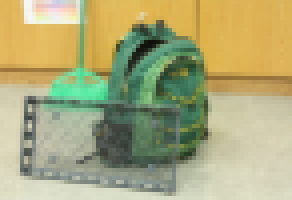
#> input picture znccPython/file0.png, 73 x 50 px, found by its file name (shown 4 times larger)
$ jupyter execute --allow-errors zncc.ipynb
#> lines starting #> are read from the running program, lines starting #| are printed output that depends on the picture
[cell 1]
import cv2

# Load an image from file
image = cv2.imread("/Users/abdurrehman/C++Prac/Zero-mean-Normalized-Cross-Correlation-Algorithm/images_smallest/file0.png", cv2.IMREAD_GRAYSCALE)
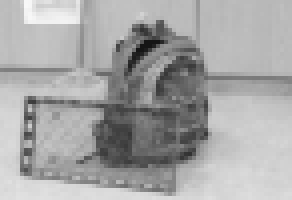
#> image: shape (50, 73) (shown 4 times larger); min 21, max 248, mean 166.2
# cv2.imshow("Image", image)
# # Wait for a key press and close the window when any key is pressed
# cv2.waitKey(0)
# cv2.destroyAllWindows()


def template_image(image, window_size):
#> called with window_size = 3
    averaged_image = image;
    for j in range(len(image) - window_size + 1):
        for i in range(len(image[0]) - window_size + 1):
            window_average = 0
            for win_y in range(window_size):
                for win_x in range(window_size):
                    window_average += image[win_y + j][win_x + i]
            window_average /= window_size * window_size
            for win_y in range(window_size):
                    for win_x in range(window_size):
                        if(win_x == 1 and win_y == 1):
                            averaged_image[win_y + j][win_x + i] -= window_average
#> this loop made 48 passes
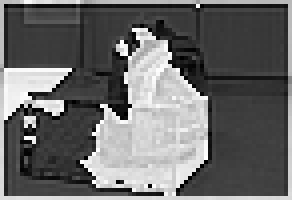
#> averaged_image: shape (50, 73) (shown 4 times larger); min 0, max 255, mean 105.4
    return averaged_image


final_image1 = template_image(image, 3)
# [5 lines of commented-out code are left out]

[cell 2]
image = cv2.imread("/Users/abdurrehman/C++Prac/Zero-mean-Normalized-Cross-Correlation-Algorithm/images_smallest/file1.png", cv2.IMREAD_GRAYSCALE)
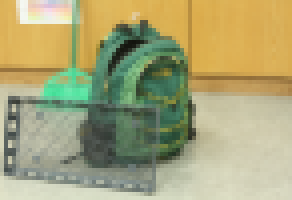
#> input picture znccPython/file1.png, 73 x 50 px, found by its file name (shown 4 times larger)
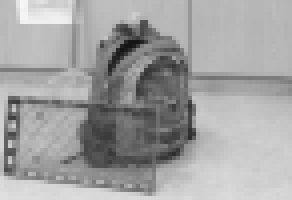
#> image: shape (50, 73) (shown 4 times larger); min 21, max 247, mean 162.1

def target_image(image, window_size, disparity):
#> called with window_size = 3, disparity = 1
    averaged_image = image;
    for j in range(len(image) - window_size + 1):
        for i in range(len(image[0]) - window_size + 1):
            window_average = 0
            for d in range(disparity):
                for win_y in range(window_size):
                    for win_x in range(window_size):
                        window_average += image[win_y + j][win_x + i - d]
                window_average /= window_size * window_size
                for win_y in range(window_size):
                        for win_x in range(window_size):
                            if(win_x == 1 and win_y == 1):
                                averaged_image[win_y + j][win_x + i - d] -= window_average
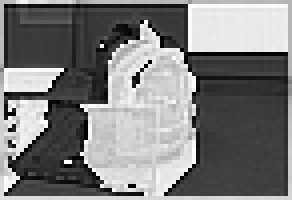
#> averaged_image: shape (50, 73) (shown 4 times larger); min 0, max 255, mean 124.6
    return averaged_image

final_image2 = target_image(image, 3, 1)
# cv2.imshow("Image", final_image)
# # Wait for a key press and close the window when any key is pressed
# cv2.waitKey(0)
# cv2.destroyAllWindows()
# final_image

#> (the rest of this cell did not finish here and is left out)

#> (a cell that did not finish here is left out)

[cell 4]
## THIS IS CHATGPT - GEMINI THINKING OF ZNCC WHEN I SHOWED THEM MY FUNCTIONS..


import math
import numpy as np
import cv2

def calculate_zncc(template_image, target_image, window_size, disparity):
#> called with window_size = 3, disparity = 3
    result_image = []  # Initialize an empty list to store the resulting disparity map

    # Iterate over the valid pixels of the target image (considering window size)
    for j in range(len(target_image) - window_size + 1):
        row = []  # Initialize an empty list to store disparity values for a row
        for i in range(len(target_image[0]) - window_size + 1):
            # Calculate template mean and standard deviation
            template_mean = 0
            template_std = 0
            for win_y in range(window_size):
                for win_x in range(window_size):
                    template_mean += template_image[win_y + j][win_x + i]
            template_mean /= window_size * window_size
            for win_y in range(window_size):
                for win_x in range(window_size):
                    template_std += (template_image[win_y + j][win_x + i] - template_mean)**2
            template_std = math.sqrt(template_std / (window_size * window_size - 1))  # Bessel's correction

            # Iterate over possible disparities
            max_zncc = float('-inf')
            best_disparity = 0
            for d in range(disparity):
                window_mean = 0
                window_std = 0
                for win_y in range(window_size):
                    for win_x in range(window_size):
                        target_pixel = target_image[win_y + j][win_x + i - d]
                        window_mean += target_pixel
                        window_std += (target_pixel - window_mean)**2
                window_mean /= window_size * window_size
                window_std = math.sqrt(window_std / (window_size * window_size - 1))  # Bessel's correction

                # Compute ZNCC value (avoid division by zero)
                zncc_value = 0
                if template_std * window_std > 0:
                    for win_y in range(window_size):
                        for win_x in range(window_size):
                            zncc_value += (template_image[win_y + j][win_x + i] - template_mean) * (target_image[win_y + j][win_x + i - d] - window_mean)
                    zncc_value /= (template_std * window_std)

                # Update maximum ZNCC value and best disparity
                if zncc_value > max_zncc:
                    max_zncc = zncc_value
                    best_disparity = d

            # Append the best disparity value to the row
            row.append(best_disparity)
        # Append the row to the result image
        result_image.append(row)
#> after the loop, result_image = 48 items

    return result_image

# Example usage with actual images:
resulting_disparity_map = calculate_zncc(final_image1, final_image2, window_size=3, disparity=3)
#> resulting_disparity_map = 48 items

# Convert the disparity map to a numpy array
resulting_disparity_map = np.array(resulting_disparity_map)
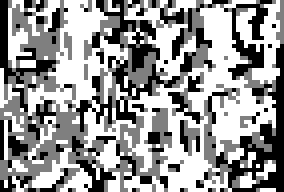
#> resulting_disparity_map: shape (48, 71) int64 (shown 4 times larger); min 0, max 2, mean 1.18; drawn with min black and max white

# Normalize the disparity map for visualization
scaled_disparity = np.uint8(255 * (resulting_disparity_map + 1) / (16 + 1))
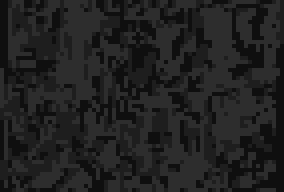
#> scaled_disparity: shape (48, 71) (shown 4 times larger); min 15, max 45, mean 32.7

# Convert the numpy array to a format that cv2.imshow() can handle
disparity_image = cv2.cvtColor(scaled_disparity, cv2.COLOR_GRAY2BGR)

# Display the disparity map
cv2.imshow("Disparity Map", disparity_image)

# Wait for a key press and close the window when any key is pressed
cv2.waitKey(0)
cv2.destroyAllWindows()

resulting_disparity_map
